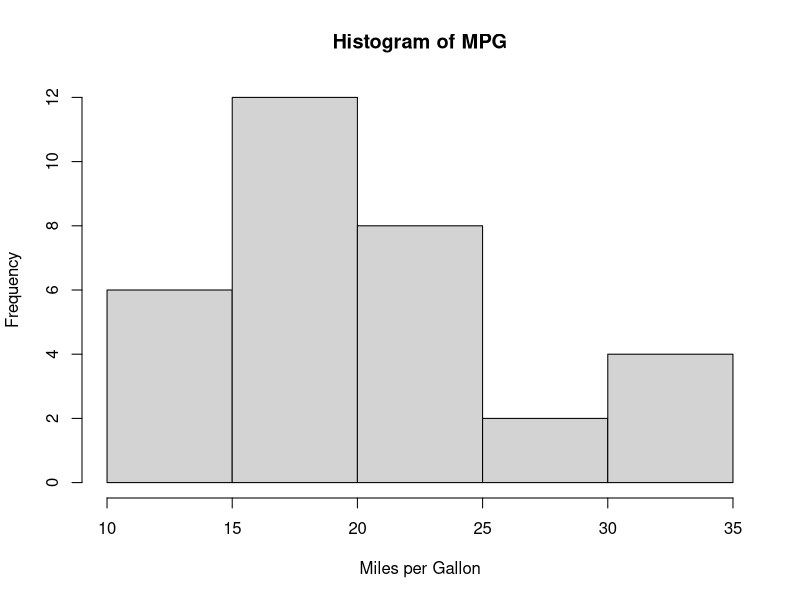
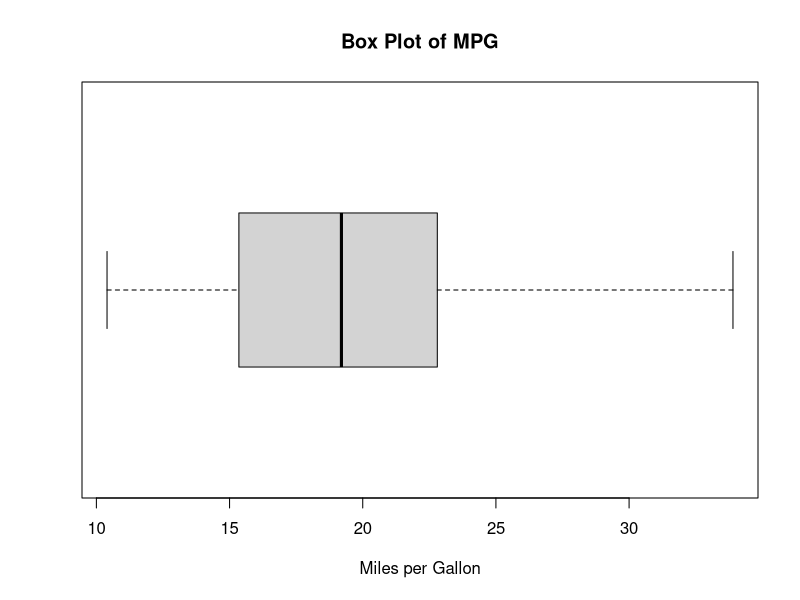
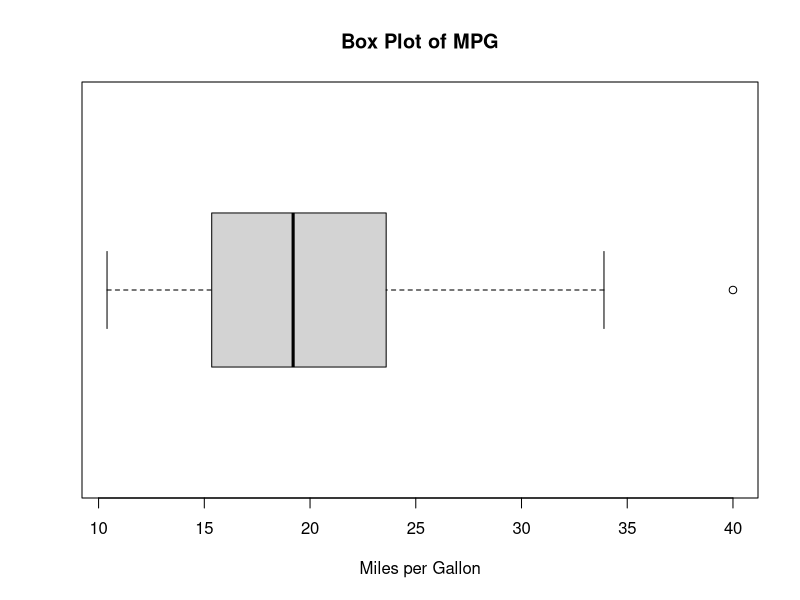
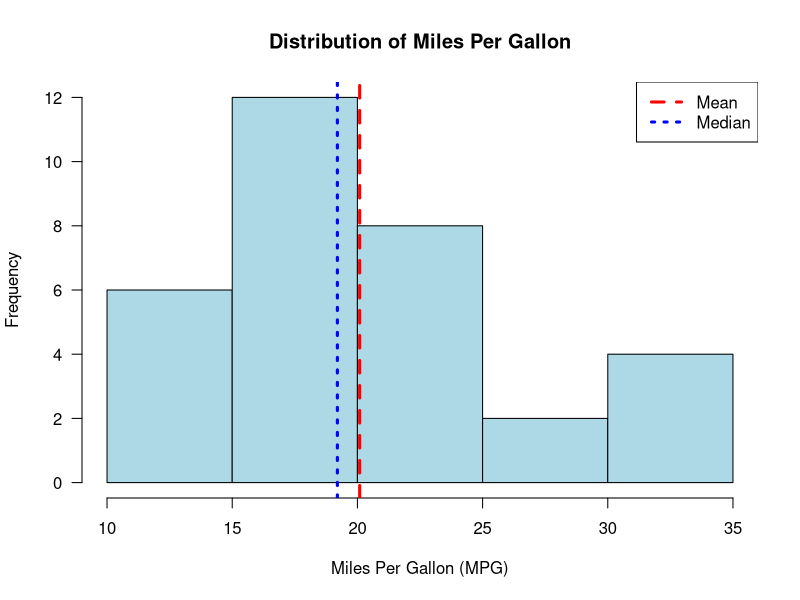
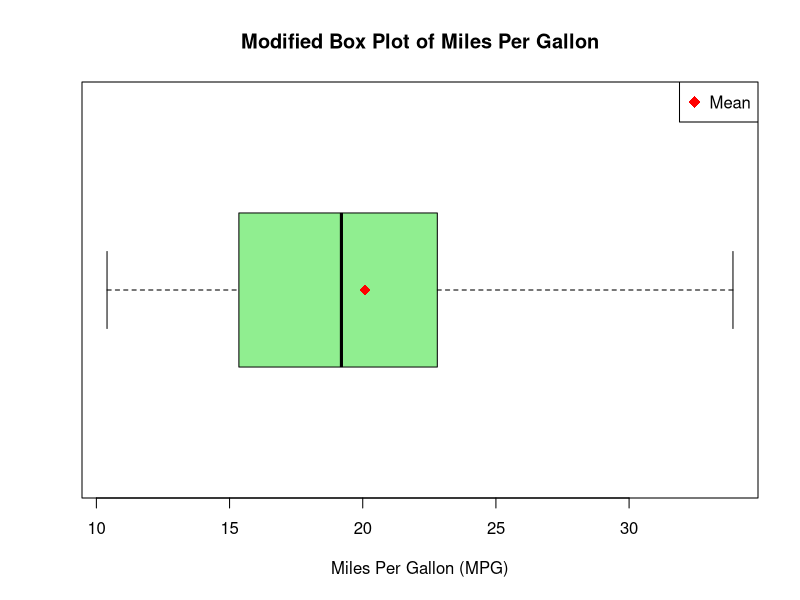
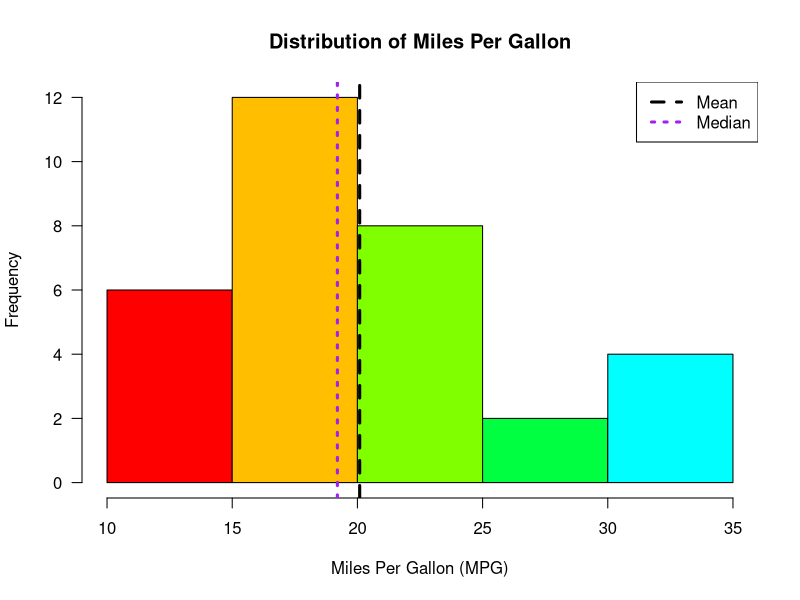

R code for these plots, in order:
hist(mtcars$mpg,
     main = "Histogram of MPG",
     xlab = "Miles per Gallon")

boxplot(mtcars$mpg,
        horizontal = TRUE,
        main = "Box Plot of MPG",
        xlab = "Miles per Gallon")
x=mtcars$mpg

x[1]=40

boxplot(x,
        horizontal = TRUE,
        main = "Box Plot of MPG",
        xlab = "Miles per Gallon")

#=====================================================
















#=====================================================


# Data
x = mtcars$mpg

# -------------------------
# Elaborate Histogram
# -------------------------

hist(x,
     breaks = 8,
     main = "Distribution of Miles Per Gallon",
     xlab = "Miles Per Gallon (MPG)",
     ylab = "Frequency",
     col = "lightblue",
     border = "black",
     las = 1)

# Add a vertical line for the mean
abline(v = mean(x),
       col = "red",
       lwd = 3,
       lty = 2)

# Add a vertical line for the median
abline(v = median(x),
       col = "blue",
       lwd = 3,
       lty = 3)

# Add legend
legend("topright",
       legend = c("Mean", "Median"),
       col = c("red", "blue"),
       lwd = 3,
       lty = c(2, 3))


# -------------------------
# Modified Horizontal Box Plot
# -------------------------

boxplot(x,
        horizontal = TRUE,
        main = "Modified Box Plot of Miles Per Gallon",
        xlab = "Miles Per Gallon (MPG)",
        col = "lightgreen",
        border = "black",
        pch = 19,
        cex = 1.2)

# Add mean to the box plot
points(mean(x),
       1,
       pch = 18,
       col = "red",
       cex = 1.5)

# Add legend
legend("topright",
       legend = "Mean",
       pch = 18,
       col = "red",
       pt.cex = 1.5)

#========================================================




















#=====================================================
# Data
x = mtcars$mpg

# Rainbow histogram
hist(x,
     breaks = 8,
     main = "Distribution of Miles Per Gallon",
     xlab = "Miles Per Gallon (MPG)",
     ylab = "Frequency",
     col = rainbow(8),
     border = "black",
     las = 1)

# Mean
abline(v = mean(x),
       col = "black",
       lwd = 3,
       lty = 2)

# Median
abline(v = median(x),
       col = "purple",
       lwd = 3,
       lty = 3)

# Legend
legend("topright",
       legend = c("Mean", "Median"),
       col = c("black", "purple"),
       lwd = 3,
       lty = c(2, 3))
